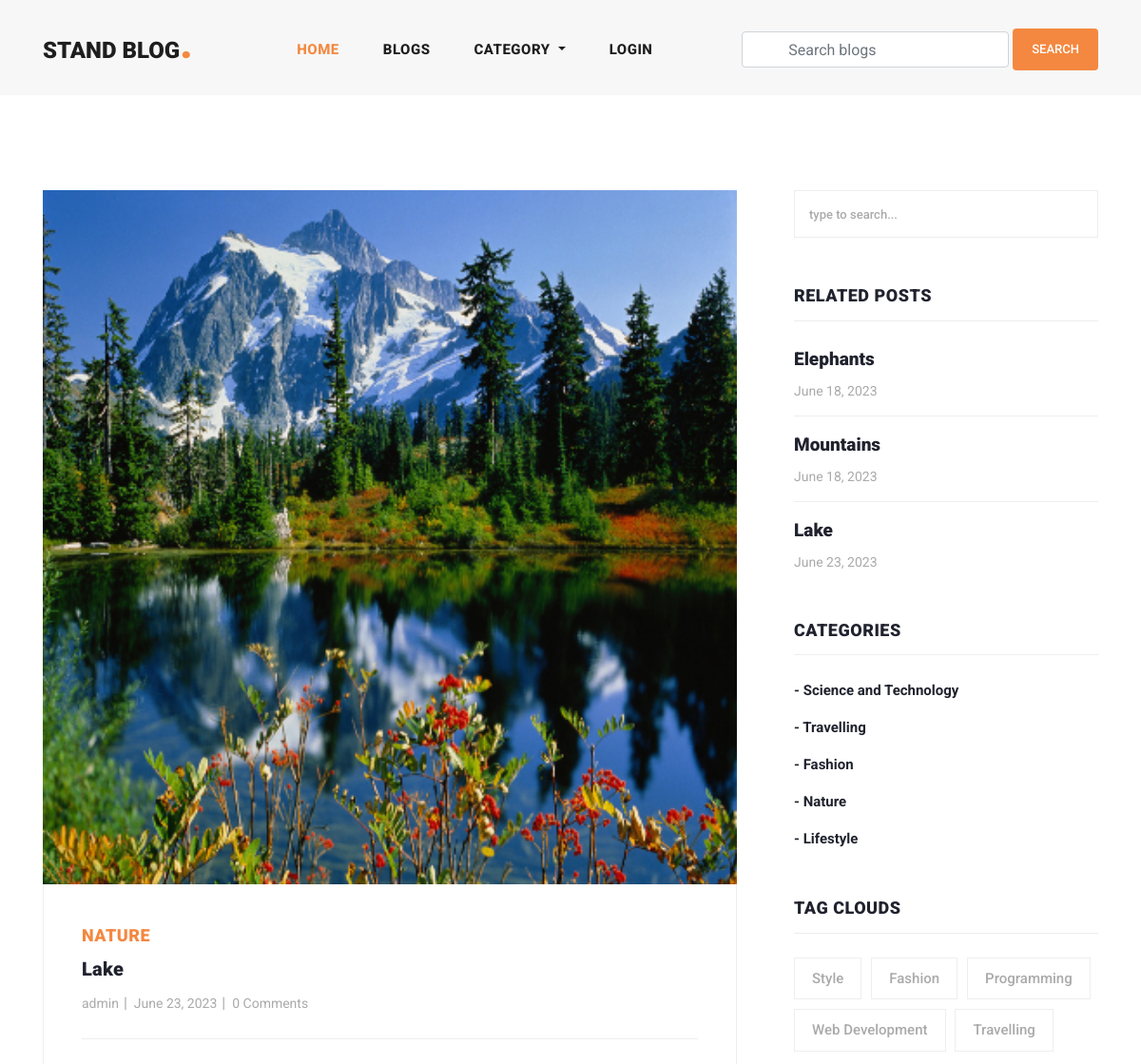
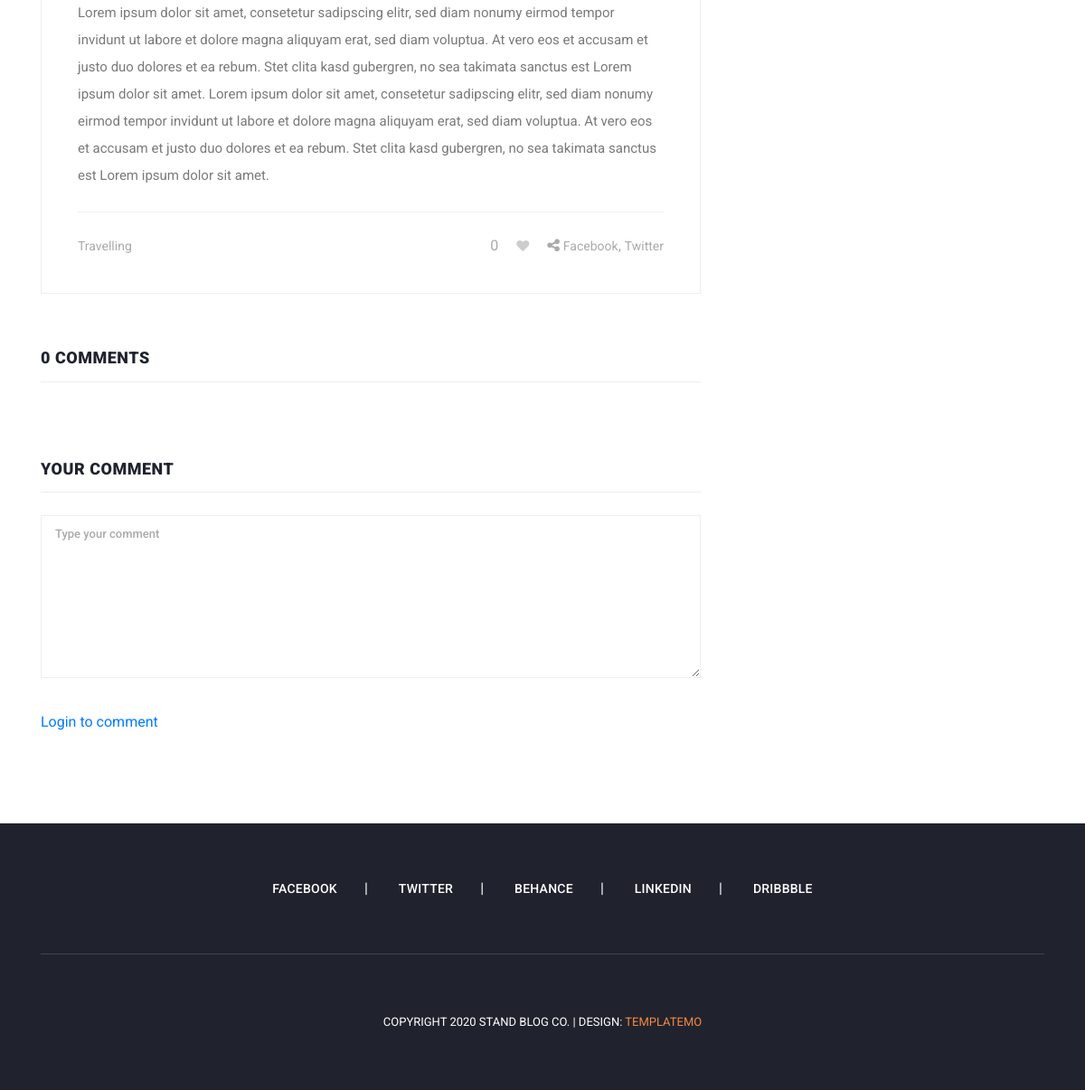
Screenshot of /blog/lake/ with the database file from the repository (2 pictures, top to bottom).
### blog/models.py (models this page shows, shortened)
class Blog(models.Model):
    user = models.ForeignKey(
        User,
        related_name='user_blogs',
        on_delete=models.CASCADE
    )
    category = models.ForeignKey(
        Category,
        related_name='category_blogs',
        on_delete=models.CASCADE
    )
    tags = models.ManyToManyField(
        Tag,
        related_name='tag_blogs',
        blank=True
    )
    likes = models.ManyToManyField(
        User,
        related_name='user_likes',
        blank=True
    )
    title = models.CharField(
        max_length=250
    )
    slug = models.SlugField(null=True, blank=True)
    banner = models.ImageField(upload_to='blog_banners')
    description = models.TextField()
    created_date = models.DateField(auto_now_add=True)

class Category(models.Model):
    title = models.CharField(max_length=150, unique=True)
    slug = models.SlugField(null=True, blank=True)
    created_date = models.DateField(auto_now_add=True)

class Tag(models.Model):
    title = models.CharField(max_length=150)
    slug = models.SlugField(null=True, blank=True)
    created_date = models.DateField(auto_now_add=True)

### user_profile/models.py (models this page shows, shortened)
class User(AbstractUser):
    email = models.EmailField(
        max_length=150,
        unique=True,
        error_messages={
            "unique": "The email must be unique"
        }
    )
    profile_image = models.ImageField(
        null=True,
        blank=True,
        upload_to="profile_images"
    )
    REQUIRED_FIELDS = ["email"]
    objects = CustomUserManager()

### blog/views.py (the view, shortened to what this page needs)
# urls.py: path('blog/<str:slug>/', blog_details, name='blog_details'),
def blog_details(request, slug):
    form = TextForm()
    blog = get_object_or_404(Blog, slug=slug)
    category = Category.objects.get(id=blog.category.id)
    related_blogs = category.category_blogs.all()
    tags = Tag.objects.order_by('-created_date')[:5]
    liked_by = request.user in blog.likes.all()
    context = {
        "blog": blog,
        "related_blogs": related_blogs,
        "tags": tags,
        "form": form,
        "liked_by": liked_by
    }
    return render(request, 'blog_details.html', context)

### templates/blog_details.html (shortened to what this page needs)
{% extends 'base.html' %}
{% load static %}
{% block content %}
<section class="blog-posts grid-system">
    <div class="container">
        <div class="row">
            <div class="col-lg-8">
                <div class="all-blog-posts">
                    <div class="row">
                        <div class="col-lg-12">
                            <div class="blog-post">
                                <div class="blog-thumb">
                                    <img src="{{blog.banner.url}}" alt="">
                                </div>
                                <div class="down-content">
                                    <span>{{blog.category.title}}</span>
                                    <a href="javascript.void(0);">
                                        <h4>{{blog.title}}</h4>
                                    </a>
                                    <ul class="post-info">
                                        <li><a href="#">{{blog.user.username}}</a></li>
                                        <li><a href="javascript.void(0);">{{blog.created_date}}</a></li>
                                        <li><a href="javascript.void(0);">{{blog.blog_comments.all.count}} Comments</a>
                                        </li>
                                    </ul>
                                    <p>{{blog.description}}</p>
                                    <div class="post-options">
                                        <div class="row">
                                            <div class="col-6">
                                                <ul class="post-tags">
                                                    {% if blog.tags.all.count > 0 %}
                                                    {% for tag in blog.tags.all %}
                                                    <li><a href="{% url 'tag_blogs' tag.slug %}">{{tag.title}}</a></li>
                                                    {% endfor %}
                                                    {% else %}
                                                    None
                                                    {% endif %}
                                                </ul>
                                            </div>
                                            {% if request.user.is_authenticated %}
                                            <div class="col-6">
                                                <ul class="post-share">
                                                    <li id="like-count">{{blog.likes.count}}</li>
                                                    {% if liked_by %}
                                                    <li class="pl-3 pr-3"><a href="javascript:void(0);"><i
                                                                id="like-icon" data-blog="{{blog.id}}"
                                                                class="fa fa-heart"></i></a>
                                                    </li>
                                                    {% else %}
                                                    <li class="pl-3 pr-3"><a href="javascript:void(0);"><i
                                                                id="like-icon" data-blog="{{blog.id}}"
                                                                class="fa fa-heart empty-heart"></i></a>
                                                    </li>
                                                    {% endif %}
                                                    <li><i class="fa fa-share-alt"></i></li>
                                                    <li><a href="#">Facebook</a>,</li>
                                                    <li><a href="#"> Twitter</a></li>
                                                </ul>
                                            </div>
                                            {% else %}
                                            <div class="col-6">
                                                <ul class="post-share">
                                                    <li id="like-count">{{blog.likes.count}}</li>
                                                    {% if liked_by %}
                                                    <li class="pl-3 pr-3"><a href="{% url 'login' %}"><i
                                                                class="fa fa-heart"></i></a>
                                                    </li>
                                                    {% else %}
                                                    <li class="pl-3 pr-3"><a href="{% url 'login' %}"><i
                                                                class="fa fa-heart empty-heart"></i></a>
                                                    </li>
                                                    {% endif %}
                                                    <li><i class="fa fa-share-alt"></i></li>
                                                    <li><a href="#">Facebook</a>,</li>
                                                    <li><a href="#"> Twitter</a></li>
                                                </ul>
                                            </div>
                                            {% endif %}
                                        </div>
                                    </div>
                                </div>
                            </div>
                        </div>
                        <div class="col-lg-12">
                            <div class="sidebar-item comments">
                                <div class="sidebar-heading">
                                    <h2>{{blog.blog_comments.count}} Comments</h2>
                                </div>
                            </div>
                        </div>
                        <div class="col-lg-12">
                            <div class="sidebar-item submit-comment">
                                <div class="sidebar-heading">
                                    <h2>Your comment</h2>
                                </div>
                                <div class="content">
                                    <form id="comment" action="{% url 'blog_details' blog.slug %}" method="POST">
                                        <div class="row">
                                            <div class="col-lg-12">
                                                <fieldset>
                                                    <textarea name="text" rows="6" id="message"
                                                        placeholder="Type your comment" required=""></textarea>
                                                </fieldset>
                                            </div>
                                            <div class="col-lg-12">
                                                <fieldset>
                                                    {% if request.user.is_authenticated %}
                                                    <button type="submit" id="form-submit"
                                                        class="main-button">Submit</button>
                                                    {% else %}
                                                    <a href="{% url 'login' %}" id="form-submit"
                                                        class="main-button">Login
                                                        to
                                                        comment</a>
                                                    {% endif %}
                                                </fieldset>
                                            </div>
                                        </div>
                                    </form>
                                </div>
                            </div>
                        </div>
                    </div>
                </div>
            </div>
            <div class="col-lg-4">
                <div class="sidebar">
                    <div class="row">
                        <div class="col-lg-12">
                            <div class="sidebar-item search">
                                <form id="search_form" name="gs" method="GET" action="#">
                                    <input type="text" name="q" class="searchText" placeholder="type to search..."
                                        autocomplete="on">
                                </form>
                            </div>
                        </div>
                        <div class="col-lg-12">
                            <div class="sidebar-item recent-posts">
                                <div class="sidebar-heading">
                                    <h2>Related Posts</h2>
                                </div>
                                <div class="content">
                                    <ul>
                                        {% for blog in related_blogs %}
                                        <li><a href="{% url 'blog_details' blog.slug %}">
                                                <h5>{{blog.title}}</h5>
                                                <span>{{blog.created_date}}</span>
                                            </a></li>
                                        {% endfor %}
                                    </ul>
                                </div>
                            </div>
                        </div>
                        <div class="col-lg-12">
                            <div class="sidebar-item categories">
                                <div class="sidebar-heading">
                                    <h2>Categories</h2>
                                </div>
                                <div class="content">
                                    <ul>
                                        {% for category in categories %}
                                        <li><a href="{% url 'category_blogs' category.slug %}">- {{category.title}}</a>
                                        </li>
                                        {% endfor %}
                                    </ul>
                                </div>
                            </div>
                        </div>
                        <div class="col-lg-12">
                            <div class="sidebar-item tags">
                                <div class="sidebar-heading">
                                    <h2>Tag Clouds</h2>
                                </div>
                                <div class="content">
                                    <ul>
                                        {% for tag in tags %}
                                        <li><a href="{% url 'tag_blogs' tag.slug %}">{{tag.title}}</a></li>
                                        {% endfor %}
                                    </ul>
                                </div>
                            </div>
                        </div>
                    </div>
                </div>
            </div>
        </div>
    </div>
</section>
{% endblock content %}

### rows the page displays
Blog: banner (picture), category "NATURE", title "Lake", user.username "admin", created_date "June 23, 2023", blog_comments.all.count "0", description "Lorem ipsum dolor sit amet, consetetur sadipscing elitr, sed diam nonumy eirmod tempor invidunt ut labore et dolore magna aliquyam erat, sed diam voluptua. At vero eos et accusam et justo duo dolores et ea rebum. Stet clita kasd gubergren, no sea takimata sanctus est Lorem ipsum dolor sit amet. Lorem ipsum dolor sit amet, consetetur sadipscing elitr, sed diam nonumy eirmod tempor invidunt ut labore et dolore magna aliquyam erat, sed diam voluptua. At vero eos et accusam et justo duo dolores et ea rebum. Stet clita kasd gubergren, no sea takimata sanctus est Lorem ipsum dolor sit amet.", likes.count "0", blog_comments.count "0"
Tag: title "Travelling"
Blog: title "Elephants", created_date "June 18, 2023"
Blog: title "Mountains", created_date "June 18, 2023"
Category: title "Science and Technology"
Category: title "Travelling"
Category: title "Fashion"
Category: title "Nature"
Category: title "Lifestyle"
Tag: title "Style"
Tag: title "Fashion"
Tag: title "Programming"
Tag: title "Web Development"
